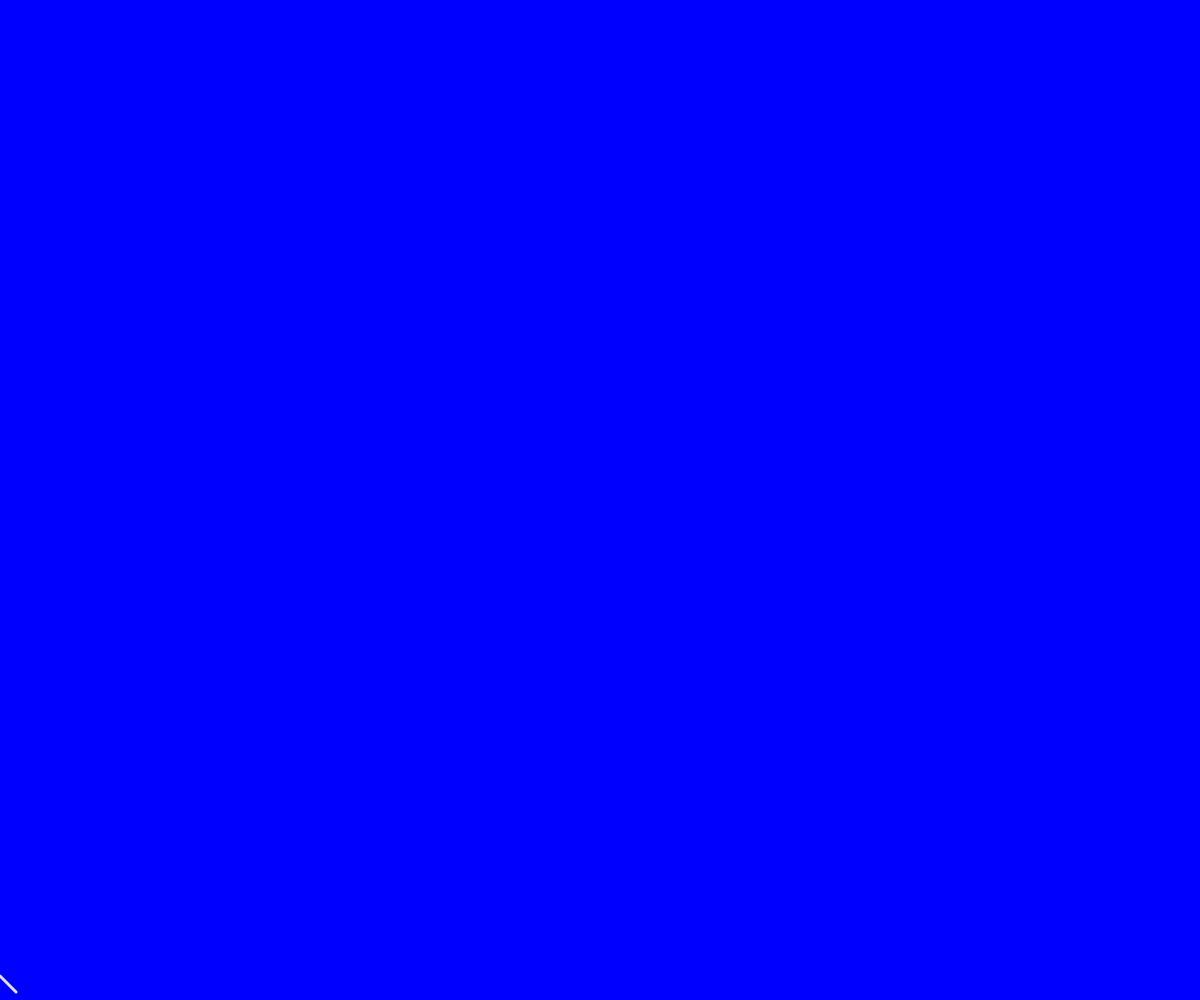
Frame 1 (no input)
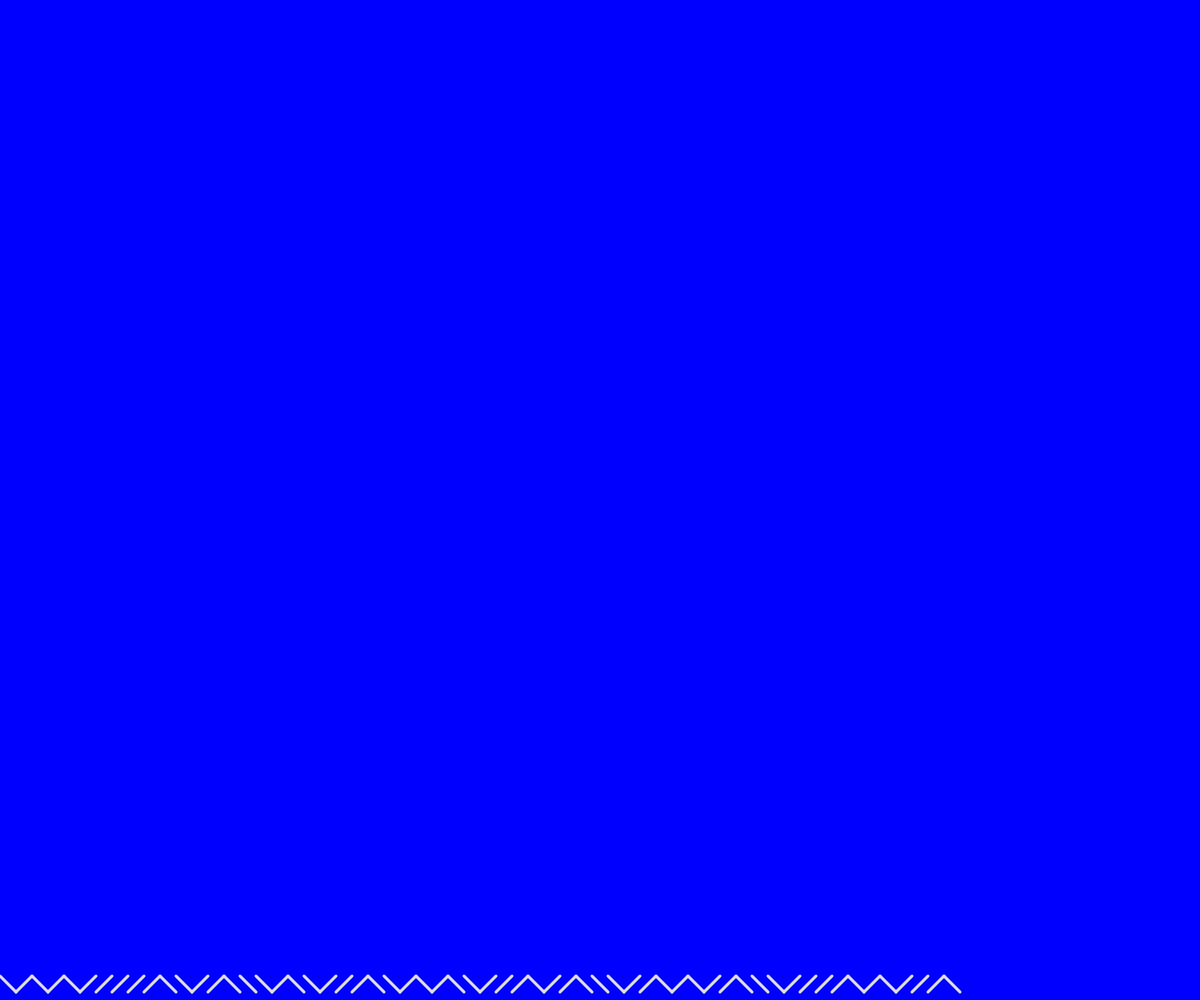
Frame 60 (no input)
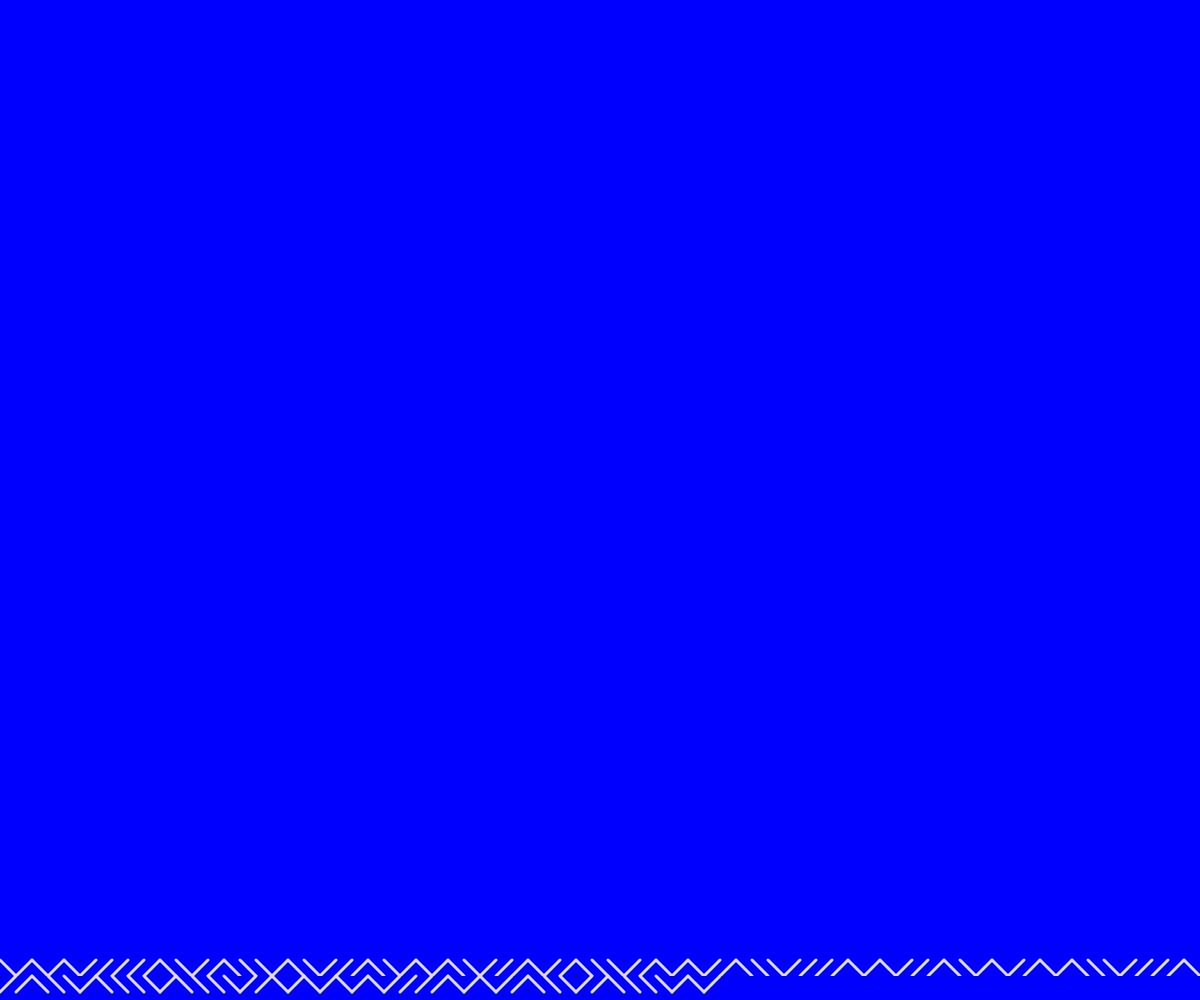
Frame 120 (the mouse pressed at the canvas centre since frame 60)

The p5.js sketch that drew these frames (run headless with seeded random() and noise() and a simulated clock; from frame 60 on, the mouse is pressed at the canvas centre):

// p5.js sketch
// ── sketch.js
var w = 16; // int diventa var
var h = 16;
var index = 0;
var righe;

function setup() { // void diventa function
  createCanvas(windowWidth, windowHeight); // in modo che si adatti allo schermo
  background(0,0, 255);
  strokeWeight(3);
  stroke(224);
  righe = int(windowHeight/h); // è il numero intero per l'altezza della finestra diviso h
  //smooth(); togliere per p5js
}

function draw() {
  var x1 = w*index;
  var x2 = x1 + w;
  var y1 = h*(righe-1); //indice della riga
  var y2 = h*righe; // qui come sopra è necessario dare righe e non numeri fissi se no non si riadatta
  if (random(2) < 1) {
    line(x2, y1, x1, y2);
  } else {
    line(x1, y1, x2, y2);
  }
 
  index++;
  if (index >= windowWidth/w) {  //cambiato da == a >=, ma perchè?
    image = get(0, h, windowWidth, h*(righe-1)); // perchè? da rivedere
    background(0,0, 255);
    set(0, 0, image);
    index = 0;
  }

  // se ridimensiona la finestra ricalcola width e height canvas
// da inserire sempre se si utlizzano windowWidth e windowHeight
function windowResized() {
  resizeCanvas(windowWidth, windowHeight);
}
}
